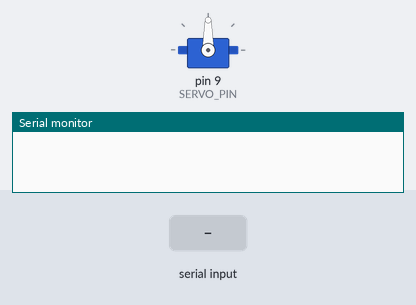
The sketch below on a simulated Arduino Uno, built with avr-gcc and run on an emulated ATmega328P. Parts: servo, the last lines printed to the serial monitor. The test bench sets the inputs (shaded band).

Above: at 1.7 s.
1.8 s: "90,45\n" received over Serial
At 2.4 s:
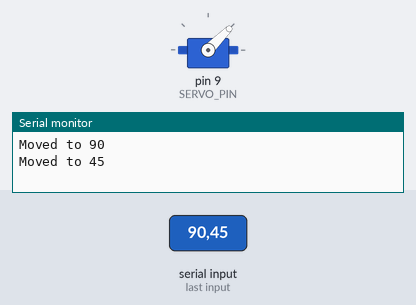
3.5 s: "30,150\n" received over Serial
At 4.9 s:
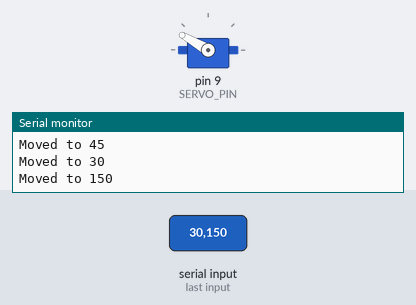
5.2 s: "5\n" received over Serial
At 6.4 s:
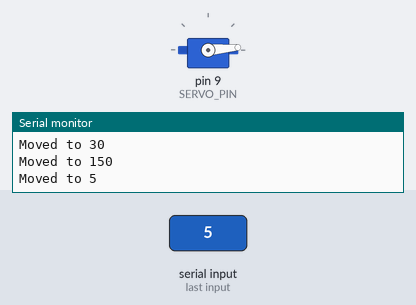
6.7 s: "90\n" received over Serial
At 7.7 s:
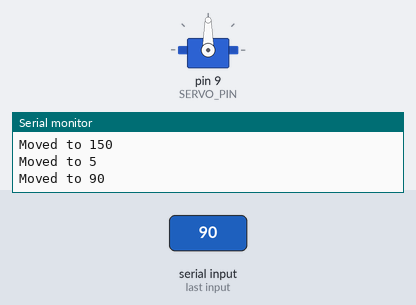
Timing chart, 0 to 9.2 s (numbered marks = the images above; inputs shaded):
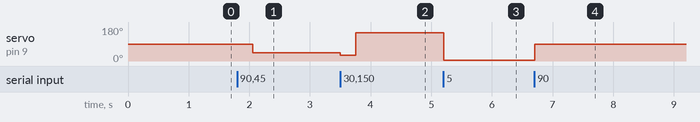

Measured:
- after the input at 1.8 s, servo on pin 9 (SERVO_PIN): 90° → 45° after 0.25 s
- after the input at 3.5 s, servo on pin 9 (SERVO_PIN): 45° → 30° at once, → 150° 0.25 s later
- after the input at 5.2 s, servo on pin 9 (SERVO_PIN): 150° → 5° at once
- after the input at 6.7 s, servo on pin 9 (SERVO_PIN): 5° → 90° at once

The sketch:

servo.ino
```cpp
/*
 * Arduino Code for Python ROS 2 Lidar 3D Scanner
 * * Instructions:
 * 1. Connect Servo Signal wire to Pin 9 (or change SERVO_PIN below).
 * 2. Connect Servo VCC to 5V (External power recommended for stability).
 * 3. Connect Servo GND to Arduino GND.
 * 4. Upload this sketch.
 */

#include <Servo.h>

Servo lidarServo;

// Configuration
const int SERVO_PIN = 9;
const int BAUD_RATE = 9600;      // Must match Python 'self.baud_rate'
const int MOVEMENT_DELAY = 250;  // Time (ms) to wait for servo to stabilize

void setup() {
  // Initialize Serial Connection
  Serial.begin(BAUD_RATE);
  Serial.setTimeout(50); // Short timeout for faster parsing

  // Attach Servo
  lidarServo.attach(SERVO_PIN);

  // Set initial position to 90 (center)
  lidarServo.write(90);
  delay(500); // Allow initial movement
}

void loop() {
  // Check if Python has sent data
  if (Serial.available() > 0) {

    // Parse the integer sent by Python (e.g., "90\n" becomes 90)
    int targetAngle = Serial.parseInt();

    // Clear buffer of any remaining newline characters
    while (Serial.available() > 0) {
      Serial.read();
    }

    // Safety check: Keep angle within servo limits
    if (targetAngle >= 0 && targetAngle <= 180) {

      // 1. Move the Servo
      lidarServo.write(targetAngle);

      // 2. Wait for physical movement + stabilization
      // This is crucial. If the servo is still shaking when the Lidar scans,
      // the 3D cloud will look wavy/distorted.
      delay(MOVEMENT_DELAY);

      // 3. Send Confirmation back to Python
      // The Python script specifically waits for the string "Moved to"
      Serial.print("Moved to ");
      Serial.println(targetAngle);
    }
  }
}
```
